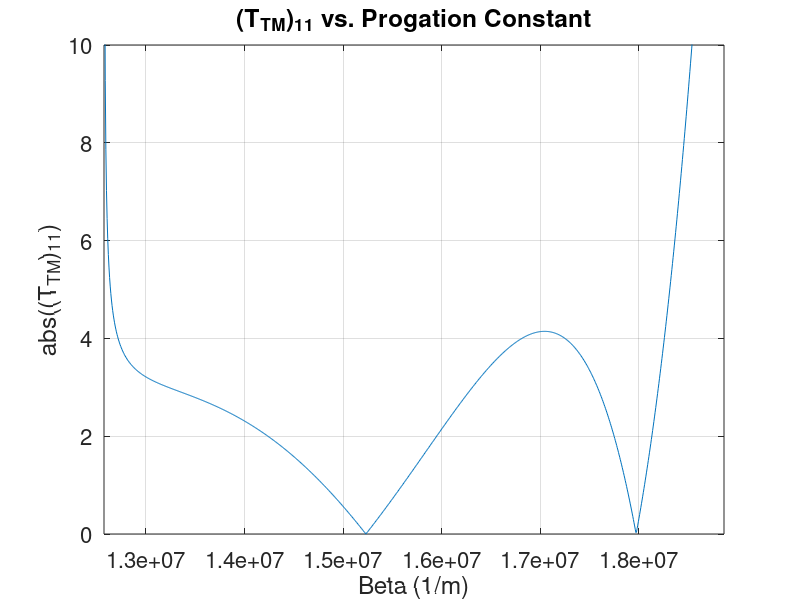
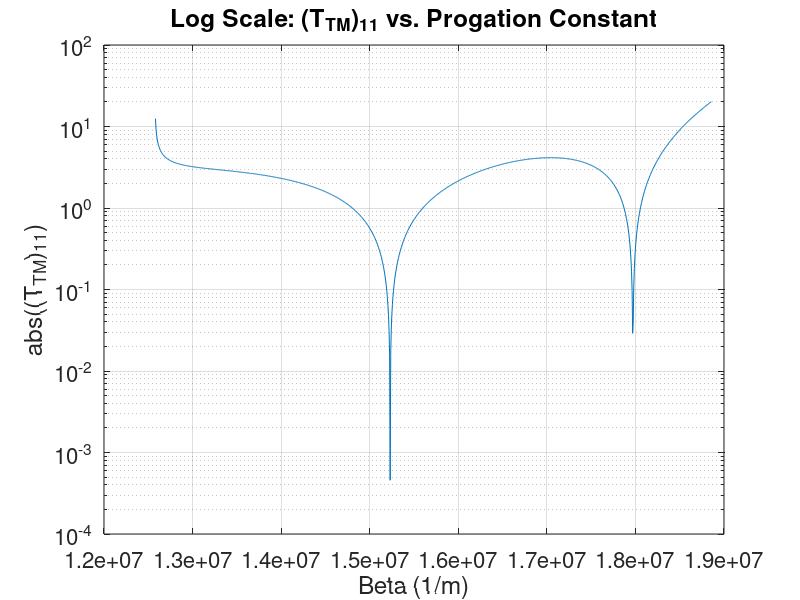

These charts were generated, in order, by the following MATLAB code:
% John Hodge
% ECE 5105 Final Exam Problem 2a
% 12/12/15
% TM Dielectric Slab Wave Guide

clear all; clc; close all;


A_cl_1 = 1; % A/m
d = 0.5 * 10^-6; %m
mu_0 = 4*pi*10^-7; % H/m
lambda = 1.0 * 10^-6; % m
c = 3*10^8; % m/s

w = (2*pi*(c/lambda));

eps_0 = 8.854 * 10^-12; % F/m
eps_co = 9*eps_0;
eps_cl_1 = 2*eps_0;
eps_cl_2 = 4*eps_0;

beta_i = sqrt(w^2*eps_cl_2*mu_0);
beta_f = sqrt(w^2*eps_co*mu_0);
beta_pts = 1000;

T_TM_11_arr = zeros(1, beta_pts);

x = 0;
for beta = linspace(beta_i, beta_f, beta_pts)
    x = x + 1;
    
    kappa_x1 = sqrt(beta^2 - w^2*eps_cl_1*mu_0);
    k_x_i = sqrt(w^2*eps_cl_1*mu_0 - beta^2);
    
    k_x_co = sqrt(w^2*eps_co*mu_0 - beta^2);
    
    kappa_x2 = sqrt(beta^2 - w^2*eps_cl_2*mu_0);
    k_x_f = sqrt(w^2*eps_cl_2*mu_0 - beta^2); 
    
    D_i_TM = [[1,1]; [k_x_i/eps_cl_1, -k_x_i/eps_cl_1]]; 
    D_t_TM = [[1,1]; [k_x_f/eps_cl_2, -k_x_f/eps_cl_2]];
    D_co_TM = [[1,1]; [k_x_co./eps_co, -k_x_co./eps_co]];
    
    D_i_TM_inv = inv(D_i_TM);
    D_t_TM_inv = inv(D_t_TM);
    D_co_TM_inv = inv(D_co_TM);
    
    P_co_TM = [[exp(-1i*k_x_co*d), 0]; [0, exp(+1i*k_x_co*d)]];
    
    T_TM = [D_t_TM_inv*D_co_TM*P_co_TM]*[D_co_TM_inv*D_i_TM];
    
    T_TM_11 = T_TM(1,1);
    T_TM_11_arr(x) = T_TM_11;
    
    T_TM_inv = inv(T_TM);
    
    
end

beta_plot = linspace(beta_i, beta_f, beta_pts);

figure; 
plot(beta_plot, abs(T_TM_11_arr))
xlabel('Beta (1/m)', 'Fontsize', 16)
ylabel('abs((T_{TM})_{11})', 'Fontsize', 16)
title('(T_{TM})_{11} vs. Progation Constant', 'Fontsize', 16)
grid on;
set(gca, 'FontSize', 16)

if(max(abs(T_TM_11_arr)) > 10)
   axis([beta_i beta_f 0 10])
end

figure; 
semilogy(beta_plot, abs(T_TM_11_arr))
xlabel('Beta (1/m)', 'Fontsize', 16)
ylabel('abs((T_{TM})_{11})', 'Fontsize', 16)
title('Log Scale: (T_{TM})_{11} vs. Progation Constant', 'Fontsize', 16)
grid on;
set(gca, 'FontSize', 16)